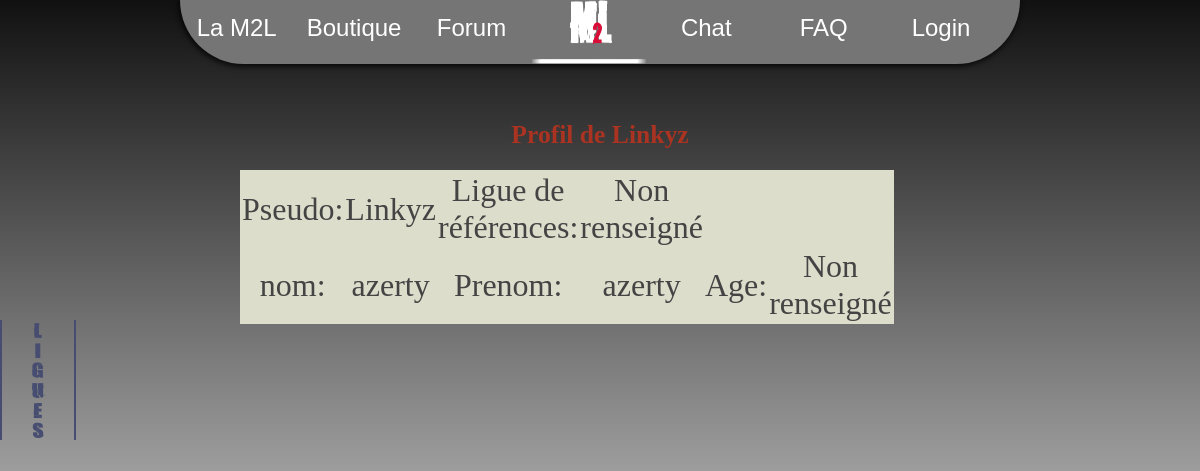
The app's page /administration/consulterProfil.php?pseudo=Linkyz with its own data.
### tables this page shows
CREATE TABLE IF NOT EXISTS `utilisateur` (
  `utilisateur_id` int(11) NOT NULL AUTO_INCREMENT,
  `Nom` varchar(255) DEFAULT NULL,
  `Prenom` varchar(255) DEFAULT NULL,
  `mail` varchar(255) DEFAULT NULL,
  `age` int(2) DEFAULT NULL,
  `pseudo` varchar(30) DEFAULT NULL,
  `mdp` varchar(30) DEFAULT NULL,
  `adresse` varchar(255) DEFAULT NULL,
  `ligue_id` int(11) DEFAULT NULL,
  `onlinetime` timestamp NULL DEFAULT CURRENT_TIMESTAMP ON UPDATE CURRENT_TIMESTAMP,
  `onlineheure` time DEFAULT NULL,
  `onlinedate` date DEFAULT NULL,
  `isAdmin` tinyint(4) DEFAULT '0',
  `genre` varchar(10) NOT NULL,
  PRIMARY KEY (`utilisateur_id`)
);

### administration/consulterProfil.php (the view, shortened to what this page needs)
<!DOCTYPE HTML>
<html lang="fr">
	<head>
		<link rel="stylesheet" href="main.css">
	</head>
	<body>
<?php include("includes/menu_principal.php");?>
<?php include("includes/menu_ligues.php"); ?>
<?php include("includes/monProfil_class.php");
	$utilisateur=$_GET['pseudo'];
	$req=$bdd->prepare('SELECT pseudo, ligue_id, Nom, Prenom, age FROM utilisateur WHERE pseudo = :utilisateur');
	$req->execute(array('utilisateur'=>$utilisateur));
	$donnees= $req->fetch();
?>
	<section id="consultprofil">
		<h3> Profil de <?php echo $_GET['pseudo']; ?></h3>
		<table>
			<tr>
				<td>Pseudo: </td><td><?php if(isset($donnees['pseudo'])){echo($donnees['pseudo']);}else{echo('Non renseigné');} ?></td>
				<td>Ligue de références: </td><td><?php if(isset($donnees['ligue_id'])){echo($donnees['ligue_id']);}else{echo('Non renseigné');} ?></td>
			</tr>
			<tr>
				<td>nom: </td><td><?php if(isset($donnees['Nom'])){echo($donnees['Nom']);}else{echo('Non renseigné');} ?></td>
				<td>Prenom: </td><td><?php if(isset($donnees['Prenom'])){echo($donnees['Prenom']);}else{echo('Non renseigné');} ?></td>
				<td>Age: </td><td><?php if(isset($donnees['age'])){echo($donnees['age']);}else{echo('Non renseigné');} ?></td>
			</tr>
		</table>
	</section>
	</body>
</html>

### administration/main.css (style rules this page uses)
html { background:linear-gradient(#111111,white); background-repeat:no-repeat; height:100vh; }
* { padding:0px; margin:0px; }
body { width:100%; }
#consultprofil { padding-top: 10%; margin-left: 20%; max-width: 60%; }
#consultprofil table { background-color: #DDC; width: 80%; }
#consultprofil h3 { text-align: center; color: #A32; font-size: 1.6em; padding-bottom: 20px; }
#consultprofil td { color: #444; text-align: center; vertical-align: middle; padding: 2; overflow: hidden; font-size: 2em; min-width: 35%; }

### records on screen
utilisateur: pseudo "Linkyz", Nom "azerty", Prenom "azerty"

### other values on screen
$_GET['pseudo'] "Linkyz"
